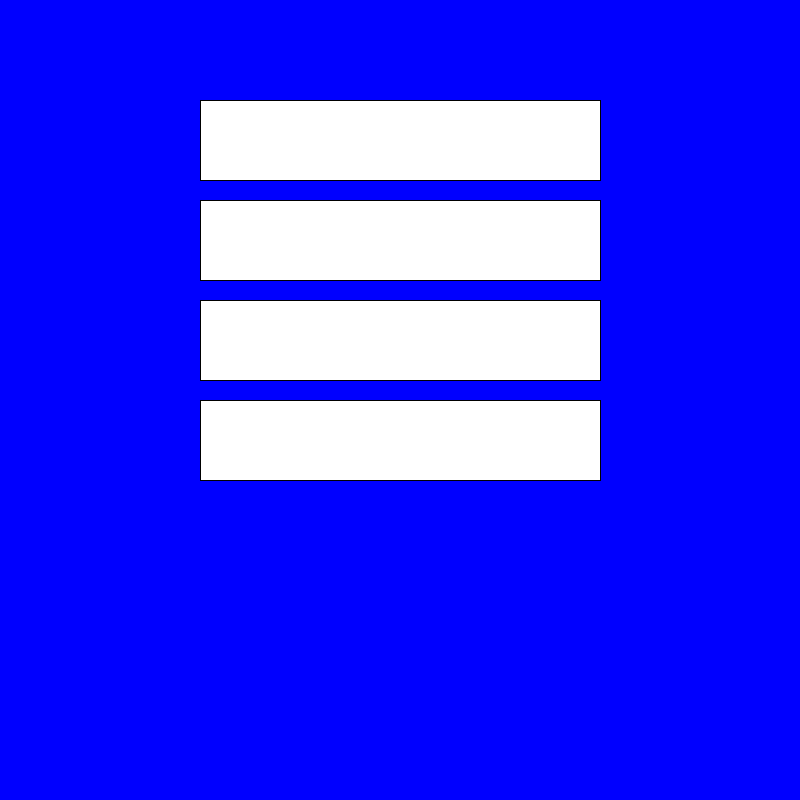
Frame 1 (no input)
Frame 2 (the mouse pressed at the canvas centre, redrawn once): identical to frame 1, image omitted

The Processing sketch that drew this single still picture (run headless with seeded random() and noise(); the mouse was pressed at the canvas centre and the sketch redrawn once):

// Processing sketch: sketch_210915a
// ── sketch_210915a.pde
void setup() {
  size(800, 800);
  background(0, 0, 255);
}

void draw() {
  fill(255, 255, 255);
  rect(200, 100, 400, 80);
  rect(200, 200, 400, 80);
  rect(200, 300, 400, 80);
  rect(200, 400, 400, 80);
  noLoop();
}
